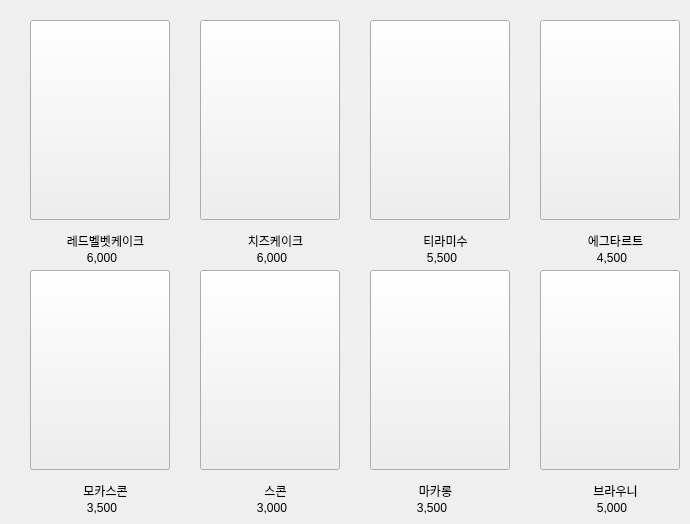
      <widget class="QWidget" name="tab_dessert">
       <attribute name="title">
        <string>Dessert</string>
       </attribute>
       <widget class="QPushButton" name="menuBtn_4_4">
        <property name="geometry">
         <rect>
          <x>540</x>
          <y>20</y>
          <width>140</width>
          <height>200</height>
         </rect>
        </property>
        <property name="text">
         <string/>
        </property>
        <property name="icon">
         <iconset>
          <normaloff>../pngwing.com (3).png</normaloff>../pngwing.com (3).png</iconset>
        </property>
        <property name="iconSize">
         <size>
          <width>200</width>
          <height>280</height>
         </size>
        </property>
       </widget>
       <widget class="QPushButton" name="menuBtn_4_6">
        <property name="geometry">
         <rect>
          <x>200</x>
          <y>270</y>
          <width>140</width>
          <height>200</height>
         </rect>
        </property>
        <property name="text">
         <string/>
        </property>
        <property name="icon">
         <iconset>
          <normaloff>../프로젝트 사진/4)Dessert/Scone.png</normaloff>../프로젝트 사진/4)Dessert/Scone.png</iconset>
        </property>
        <property name="iconSize">
         <size>
          <width>170</width>
          <height>280</height>
         </size>
        </property>
       </widget>
       <widget class="QPushButton" name="menuBtn_4_7">
        <property name="geometry">
         <rect>
          <x>370</x>
          <y>270</y>
          <width>140</width>
          <height>200</height>
         </rect>
        </property>
        <property name="text">
         <string/>
        </property>
        <property name="icon">
         <iconset>
          <normaloff>../프로젝트 사진/4)Dessert/Macaron.png</normaloff>../프로젝트 사진/4)Dessert/Macaron.png</iconset>
        </property>
        <property name="iconSize">
         <size>
          <width>160</width>
          <height>280</height>
         </size>
        </property>
       </widget>
       <widget class="QPushButton" name="menuBtn_4_1">
        <property name="geometry">
         <rect>
          <x>30</x>
          <y>20</y>
          <width>140</width>
          <height>200</height>
         </rect>
        </property>
        <property name="text">
         <string/>
        </property>
        <property name="icon">
         <iconset>
          <normaloff>../프로젝트 사진/4)Dessert/Redvelvetcake.png</normaloff>../프로젝트 사진/4)Dessert/Redvelvetcake.png</iconset>
        </property>
        <property name="iconSize">
         <size>
          <width>260</width>
          <height>280</height>
         </size>
        </property>
       </widget>
       <widget class="QPushButton" name="menuBtn_4_3">
        <property name="geometry">
         <rect>
          <x>370</x>
          <y>20</y>
          <width>140</width>
          <height>200</height>
         </rect>
        </property>
        <property name="text">
         <string/>
        </property>
        <property name="icon">
         <iconset>
          <normaloff>../pngwing.com (2).png</normaloff>../pngwing.com (2).png</iconset>
        </property>
        <property name="iconSize">
         <size>
          <width>150</width>
          <height>280</height>
         </size>
        </property>
       </widget>
       <widget class="QPushButton" name="menuBtn_4_5">
        <property name="geometry">
         <rect>
          <x>30</x>
          <y>270</y>
          <width>140</width>
          <height>200</height>
         </rect>
        </property>
        <property name="text">
         <string/>
        </property>
        <property name="icon">
         <iconset>
          <normaloff>../프로젝트 사진/4)Dessert/Mochascone.png</normaloff>../프로젝트 사진/4)Dessert/Mochascone.png</iconset>
        </property>
        <property name="iconSize">
         <size>
          <width>200</width>
          <height>280</height>
         </size>
        </property>
       </widget>
       <widget class="QPushButton" name="menuBtn_4_2">
        <property name="geometry">
         <rect>
          <x>200</x>
          <y>20</y>
          <width>140</width>
          <height>200</height>
         </rect>
        </property>
        <property name="text">
         <string/>
        </property>
        <property name="icon">
         <iconset>
          <normaloff>../pngwing.com (1).png</normaloff>../pngwing.com (1).png</iconset>
        </property>
        <property name="iconSize">
         <size>
          <width>140</width>
          <height>250</height>
         </size>
        </property>
       </widget>
       <widget class="QPushButton" name="menuBtn_4_8">
        <property name="geometry">
         <rect>
          <x>540</x>
          <y>270</y>
          <width>140</width>
          <height>200</height>
         </rect>
        </property>
        <property name="text">
         <string/>
        </property>
        <property name="icon">
         <iconset>
          <normaloff>../프로젝트 사진/4)Dessert/Brownie.png</normaloff>../프로젝트 사진/4)Dessert/Brownie.png</iconset>
        </property>
        <property name="iconSize">
         <size>
          <width>160</width>
          <height>280</height>
         </size>
        </property>
       </widget>
       <widget class="QLabel" name="label_51">
        <property name="geometry">
         <rect>
          <x>400</x>
          <y>500</y>
          <width>64</width>
          <height>15</height>
         </rect>
        </property>
        <property name="layoutDirection">
         <enum>Qt::LeftToRight</enum>
        </property>
        <property name="text">
         <string>3,500</string>
        </property>
        <property name="alignment">
         <set>Qt::AlignCenter</set>
        </property>
       </widget>
       <widget class="QLabel" name="label_39">
        <property name="geometry">
         <rect>
          <x>240</x>
          <y>500</y>
          <width>64</width>
          <height>15</height>
         </rect>
        </property>
        <property name="layoutDirection">
         <enum>Qt::LeftToRight</enum>
        </property>
        <property name="text">
         <string>3,000</string>
        </property>
        <property name="alignment">
         <set>Qt::AlignCenter</set>
        </property>
       </widget>
       <widget class="QLabel" name="label_43">
        <property name="geometry">
         <rect>
          <x>240</x>
          <y>250</y>
          <width>64</width>
          <height>15</height>
         </rect>
        </property>
        <property name="layoutDirection">
         <enum>Qt::LeftToRight</enum>
        </property>
        <property name="text">
         <string>6,000</string>
        </property>
        <property name="alignment">
         <set>Qt::AlignCenter</set>
        </property>
       </widget>
       <widget class="QLabel" name="label_46">
        <property name="geometry">
         <rect>
          <x>410</x>
          <y>250</y>
          <width>64</width>
          <height>15</height>
         </rect>
        </property>
        <property name="layoutDirection">
         <enum>Qt::LeftToRight</enum>
        </property>
        <property name="text">
         <string>5,500</string>
        </property>
        <property name="alignment">
         <set>Qt::AlignCenter</set>
        </property>
       </widget>
       <widget class="QLabel" name="label_38">
        <property name="geometry">
         <rect>
          <x>210</x>
          <y>230</y>
          <width>131</width>
          <height>21</height>
         </rect>
        </property>
        <property name="text">
         <string>치즈케이크</string>
        </property>
        <property name="alignment">
         <set>Qt::AlignCenter</set>
        </property>
       </widget>
       <widget class="QLabel" name="label_49">
        <property name="geometry">
         <rect>
          <x>210</x>
          <y>480</y>
          <width>131</width>
          <height>21</height>
         </rect>
        </property>
        <property name="text">
         <string>스콘</string>
        </property>
        <property name="alignment">
         <set>Qt::AlignCenter</set>
        </property>
       </widget>
       <widget class="QLabel" name="label_50">
        <property name="geometry">
         <rect>
          <x>370</x>
          <y>480</y>
          <width>131</width>
          <height>21</height>
         </rect>
        </property>
        <property name="text">
         <string>마카롱</string>
        </property>
        <property name="alignment">
         <set>Qt::AlignCenter</set>
        </property>
       </widget>
       <widget class="QLabel" name="label_48">
        <property name="geometry">
         <rect>
          <x>40</x>
          <y>230</y>
          <width>131</width>
          <height>21</height>
         </rect>
        </property>
        <property name="text">
         <string>레드벨벳케이크</string>
        </property>
        <property name="alignment">
         <set>Qt::AlignCenter</set>
        </property>
       </widget>
       <widget class="QLabel" name="label_42">
        <property name="geometry">
         <rect>
          <x>580</x>
          <y>250</y>
          <width>64</width>
          <height>15</height>
         </rect>
        </property>
        <property name="layoutDirection">
         <enum>Qt::LeftToRight</enum>
        </property>
        <property name="text">
         <string>4,500</string>
        </property>
        <property name="alignment">
         <set>Qt::AlignCenter</set>
        </property>
       </widget>
       <widget class="QLabel" name="label_41">
        <property name="geometry">
         <rect>
          <x>70</x>
          <y>250</y>
          <width>64</width>
          <height>15</height>
         </rect>
        </property>
        <property name="layoutDirection">
         <enum>Qt::LeftToRight</enum>
        </property>
        <property name="text">
         <string>6,000</string>
        </property>
        <property name="alignment">
         <set>Qt::AlignCenter</set>
        </property>
       </widget>
       <widget class="QLabel" name="label_40">
        <property name="geometry">
         <rect>
          <x>550</x>
          <y>230</y>
          <width>131</width>
          <height>21</height>
         </rect>
        </property>
        <property name="text">
         <string>에그타르트</string>
        </property>
        <property name="alignment">
         <set>Qt::AlignCenter</set>
        </property>
       </widget>
       <widget class="QLabel" name="label_47">
        <property name="geometry">
         <rect>
          <x>70</x>
          <y>500</y>
          <width>64</width>
          <height>15</height>
         </rect>
        </property>
        <property name="layoutDirection">
         <enum>Qt::LeftToRight</enum>
        </property>
        <property name="text">
         <string>3,500</string>
        </property>
        <property name="alignment">
         <set>Qt::AlignCenter</set>
        </property>
       </widget>
       <widget class="QLabel" name="label_44">
        <property name="geometry">
         <rect>
          <x>380</x>
          <y>230</y>
          <width>131</width>
          <height>21</height>
         </rect>
        </property>
        <property name="text">
         <string>티라미수</string>
        </property>
        <property name="alignment">
         <set>Qt::AlignCenter</set>
        </property>
       </widget>
       <widget class="QLabel" name="label_45">
        <property name="geometry">
         <rect>
          <x>40</x>
          <y>480</y>
          <width>131</width>
          <height>21</height>
         </rect>
        </property>
        <property name="text">
         <string>모카스콘</string>
        </property>
        <property name="alignment">
         <set>Qt::AlignCenter</set>
        </property>
       </widget>
       <widget class="QLabel" name="label_52">
        <property name="geometry">
         <rect>
          <x>550</x>
          <y>480</y>
          <width>131</width>
          <height>21</height>
         </rect>
        </property>
        <property name="text">
         <string>브라우니</string>
        </property>
        <property name="alignment">
         <set>Qt::AlignCenter</set>
        </property>
       </widget>
       <widget class="QLabel" name="label_53">
        <property name="geometry">
         <rect>
          <x>580</x>
          <y>500</y>
          <width>64</width>
          <height>15</height>
         </rect>
        </property>
        <property name="layoutDirection">
         <enum>Qt::LeftToRight</enum>
        </property>
        <property name="text">
         <string>5,000</string>
        </property>
        <property name="alignment">
         <set>Qt::AlignCenter</set>
        </property>
       </widget>
      </widget>
